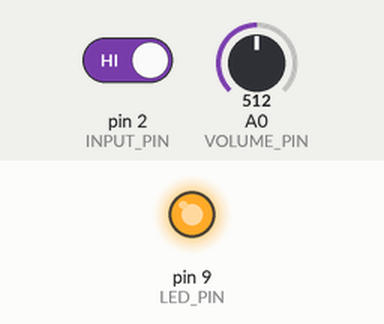
Bench run of a sketch on a simulated Arduino Uno, built with avr-gcc and run on an emulated ATmega328P. On the bench: output pins drawn as LEDs (lit = HIGH). Inputs (shaded band) come from the test bench; at power-on: pin 2 (INPUT_PIN) HIGH, A0 (VOLUME_PIN) = 512.

Above: at 1.2 s.
1.3 s: pin 2 (INPUT_PIN) driven LOW
At 2.7 s:
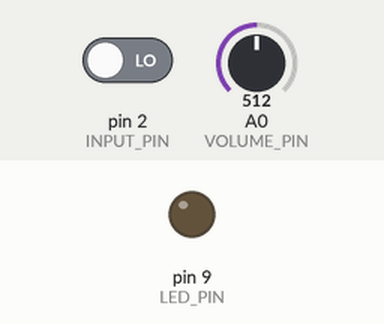
Timing chart, 0 to 4.3 s (numbered marks = the images above; inputs shaded):
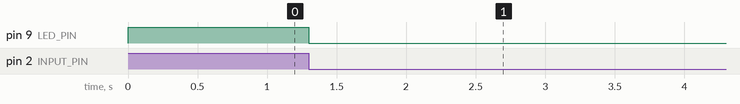

Measured:
- after the input at 1.3 s, pin 9 (LED_PIN): HIGH → LOW at once

The sketch:

assignment3_simple.ino
```cpp
const int LED_PIN = 9;
const int INPUT_PIN = 2;
const int VOLUME_PIN = A0;

volatile int led_state = HIGH;
int volume = 0;

volatile int interruption_count = 0;

unsigned long last_debounce_time = 0;
unsigned long debounce_delay = 10;
unsigned long ten_seconds_ago = 0;
unsigned long curr_time = 0;

void setup() {
  Serial.begin(9600);
  pinMode(INPUT_PIN, INPUT);
  pinMode(LED_PIN, OUTPUT);
  pinMode(VOLUME_PIN, INPUT);

  // set initial LED state
  digitalWrite(LED_PIN, led_state);

  // digitalPinToInterrupt(INPUT_PIN) == 0
  attachInterrupt(digitalPinToInterrupt(INPUT_PIN), interrupt, FALLING);
}

void loop() {
  volume = analogRead(VOLUME_PIN);
  curr_time = millis();

  digitalWrite(LED_PIN, led_state);

  if(curr_time - ten_seconds_ago > 10000){
    Serial.println("volume");
    Serial.println(volume);
    Serial.println("interruption_count");
    Serial.println(interruption_count);
    ten_seconds_ago = curr_time;
  }
}

void interrupt(){
  led_state = !led_state;
  ++interruption_count;
}
```
